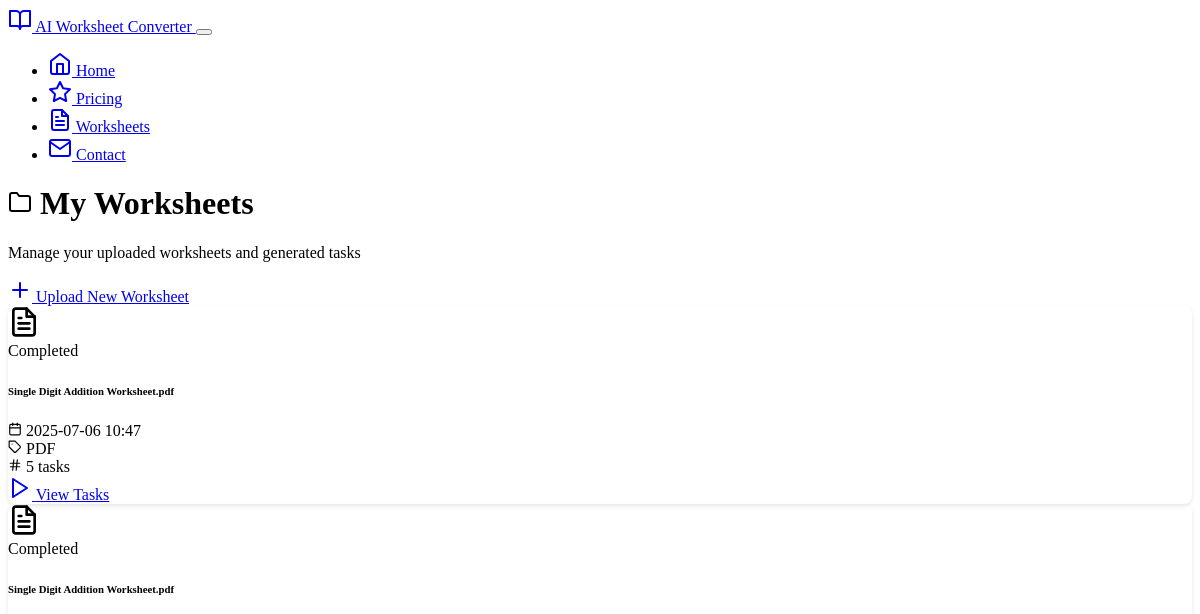
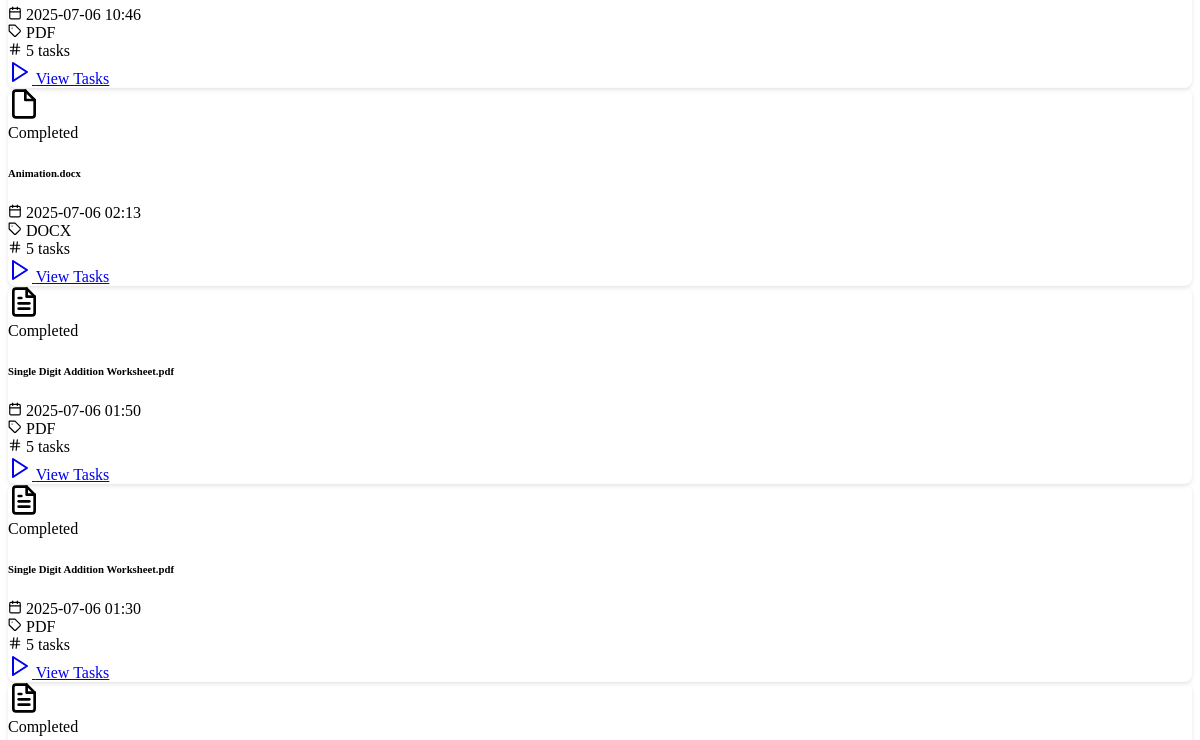
/worksheets (upper part), run on an earlier commit of the app's database (2 pictures, top to bottom).
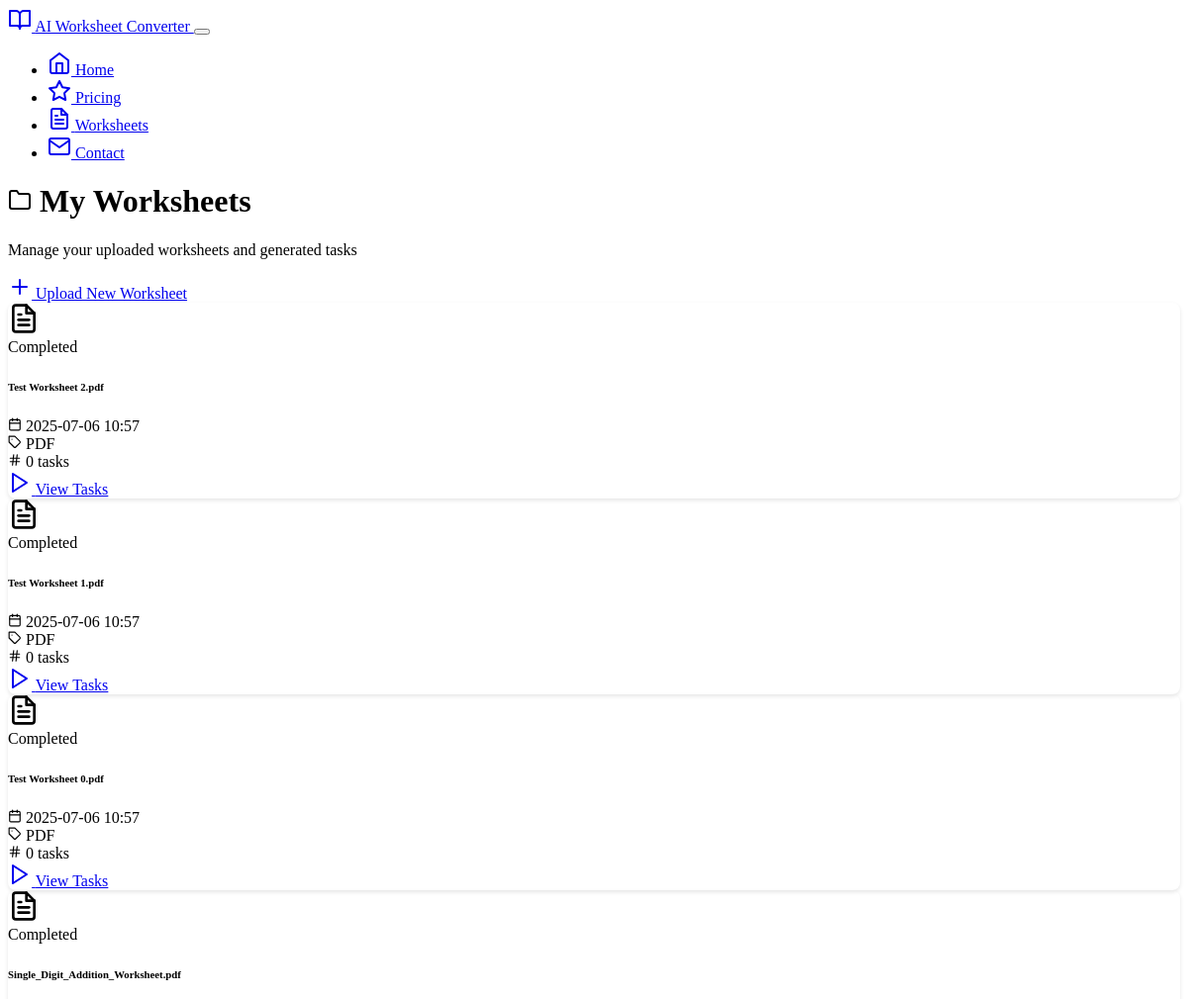
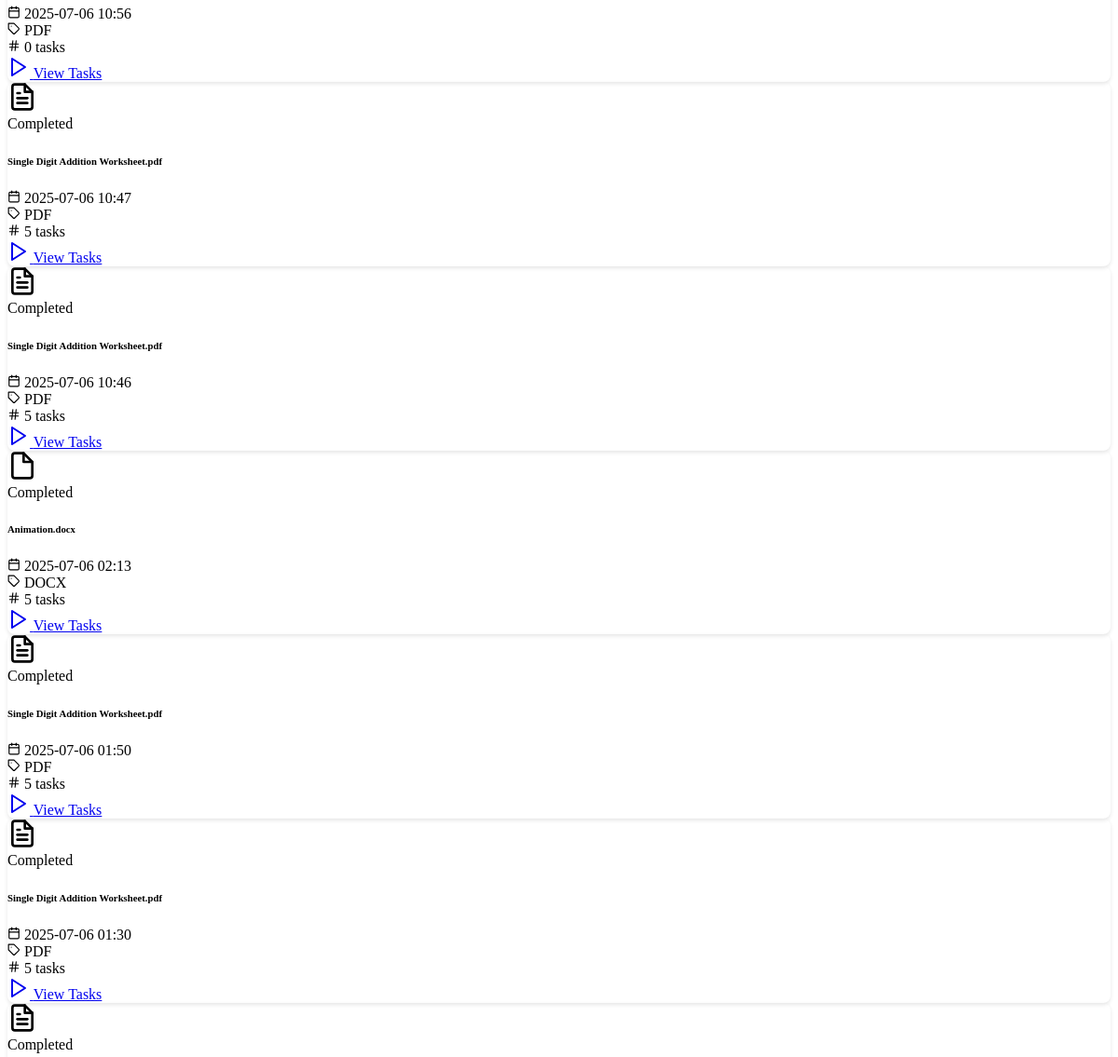
And on a later commit of the database (2 pictures, top to bottom).
### models.py (models this page shows)
class Worksheet(db.Model):
    id = db.Column(db.Integer, primary_key=True)
    filename = db.Column(db.String(255), nullable=False)
    original_filename = db.Column(db.String(255), nullable=False)
    file_type = db.Column(db.String(10), nullable=False)  # 'pdf' or 'docx'
    extracted_text = db.Column(Text)
    upload_date = db.Column(db.DateTime, default=datetime.utcnow)
    processing_status = db.Column(db.String(20), default='pending')  # pending, processing, completed, failed
    user_id = db.Column(db.Integer, db.ForeignKey('user.id'), nullable=True)  # Link to user
    tasks = db.relationship('Task', backref='worksheet', lazy=True, cascade='all, delete-orphan')

### routes/tasks.py (the view)
@tasks_bp.route('/worksheets')
def list_worksheets():
    try:
        worksheets = Worksheet.query.order_by(Worksheet.upload_date.desc()).all()
        return render_template('worksheets.html', worksheets=worksheets)
    except Exception as e:
        logger.error(f"Error listing worksheets: {str(e)}")
        flash(f'Error loading worksheets: {str(e)}', 'error')
        return redirect(url_for('index'))

### templates/worksheets.html (shortened to what this page needs)
{% extends "base.html" %}
{% block content %}
<div class="row">
    <div class="col-lg-10 mx-auto">
        <div class="d-flex justify-content-between align-items-center mb-4">
            <div>
                <h1 class="h3 mb-1">
                    <i data-feather="folder" class="me-2"></i>
                    My Worksheets
                </h1>
                <p class="text-muted mb-0">Manage your uploaded worksheets and generated tasks</p>
            </div>
            <div>
                <a href="{{ url_for('index') }}" class="btn btn-primary">
                    <i data-feather="plus" class="me-1"></i>
                    Upload New Worksheet
                </a>
            </div>
        </div>
        {% if worksheets %}
            <div class="row">
                {% for worksheet in worksheets %}
                    <div class="col-md-6 col-lg-4 mb-4">
                        <div class="card h-100">
                            <div class="card-body">
                                <div class="d-flex justify-content-between align-items-start mb-3">
                                    <div class="file-icon">
                                        {% if worksheet.file_type == 'pdf' %}
                                            <i data-feather="file-text" class="text-danger" style="width: 32px; height: 32px;"></i>
                                        {% else %}
                                            <i data-feather="file" class="text-primary" style="width: 32px; height: 32px;"></i>
                                        {% endif %}
                                    </div>
                                    <span class="badge bg-{{ 'success' if worksheet.processing_status == 'completed' else 'warning' if worksheet.processing_status == 'processing' else 'danger' }}">
                                        {{ worksheet.processing_status.title() }}
                                    </span>
                                </div>
                                <h6 class="card-title text-truncate" title="{{ worksheet.original_filename }}">
                                    {{ worksheet.original_filename }}
                                </h6>
                                <div class="card-text text-muted small mb-3">
                                    <div class="mb-1">
                                        <i data-feather="calendar" class="me-1" style="width: 14px; height: 14px;"></i>
                                        {{ worksheet.upload_date.strftime('%Y-%m-%d %H:%M') }}
                                    </div>
                                    <div class="mb-1">
                                        <i data-feather="tag" class="me-1" style="width: 14px; height: 14px;"></i>
                                        {{ worksheet.file_type.upper() }}
                                    </div>
                                    <div>
                                        <i data-feather="hash" class="me-1" style="width: 14px; height: 14px;"></i>
                                        {{ worksheet.tasks|length }} tasks
                                    </div>
                                </div>
                            </div>
                            <div class="card-footer bg-transparent">
                                {% if worksheet.processing_status == 'completed' %}
                                    <a href="{{ url_for('tasks.view_tasks', worksheet_id=worksheet.id) }}"
                                       class="btn btn-primary btn-sm w-100">
                                        <i data-feather="play" class="me-1"></i>
                                        View Tasks
                                    </a>
                                {% elif worksheet.processing_status == 'processing' %}
                                    <button class="btn btn-warning btn-sm w-100" disabled>
                                        <span class="spinner-border spinner-border-sm me-2" role="status"></span>
                                        Processing...
                                    </button>
                                {% else %}
                                    <button class="btn btn-danger btn-sm w-100" disabled>
                                        <i data-feather="alert-circle" class="me-1"></i>
                                        Processing Failed
                                    </button>
                                {% endif %}
                            </div>
                        </div>
                    </div>
                {% endfor %}
            </div>
        {% endif %}
    </div>
</div>
{% endblock %}

### templates/base.html (shortened to what this page needs)
<!DOCTYPE html>
<html lang="en" data-bs-theme="dark">
<head>
    <link href="https://cdn.replit.com/agent/bootstrap-agent-dark-theme.min.css" rel="stylesheet">
    <link rel="stylesheet" href="{{ url_for('static', filename='css/custom.css') }}">
</head>
<body>
    <nav class="navbar navbar-expand-lg navbar-dark bg-dark">
        <div class="container">
            <a class="navbar-brand" href="{{ url_for('index') }}">
                <i data-feather="book-open" class="me-2"></i>
                AI Worksheet Converter
            </a>
            <button class="navbar-toggler" type="button" data-bs-toggle="collapse" data-bs-target="#navbarNav">
            </button>
            <div class="collapse navbar-collapse" id="navbarNav">
                <ul class="navbar-nav ms-auto">
                    <li class="nav-item">
                        <a class="nav-link" href="{{ url_for('index') }}">
                            <i data-feather="home" class="me-1"></i>
                            Home
                        </a>
                    </li>
                    <li class="nav-item">
                        <a class="nav-link" href="{{ url_for('subscription.pricing') }}">
                            <i data-feather="star" class="me-1"></i>
                            Pricing
                        </a>
                    </li>
                    <li class="nav-item">
                        <a class="nav-link" href="{{ url_for('tasks.list_worksheets') }}">
                            <i data-feather="file-text" class="me-1"></i>
                            Worksheets
                        </a>
                    </li>
                    <li class="nav-item">
                        <a class="nav-link" href="{{ url_for('contact.contact') }}">
                            <i data-feather="mail" class="me-1"></i>
                            Contact
                        </a>
                    </li>
                </ul>
            </div>
        </div>
    </nav>
    <main class="container my-4">
        {% block content %}{% endblock %}
    </main>
</body>
</html>

### static/css/custom.css (style rules this page uses)
:root { --task-border-radius: 8px; --task-shadow: 0 2px 4px rgba(0, 0, 0, 0.1); --success-color: #22c55e; --error-color: #ef4444; --warning-color: #f59e0b; }
.btn { border-radius: 6px; font-weight: 500; transition: all 0.2s ease; }
.card { border-radius: var(--task-border-radius); box-shadow: var(--task-shadow); transition: all 0.3s ease; }

What changed in the data, as far as the page shows it:
added Worksheet: processing_status "Completed", original_filename "Test Worksheet 2.pdf", upload_date "2025-07-06 10:57", file_type "PDF", tasks|length "0"
added Worksheet: processing_status "Completed", original_filename "Test Worksheet 1.pdf", upload_date "2025-07-06 10:57", file_type "PDF", tasks|length "0"
added Worksheet: processing_status "Completed", original_filename "Test Worksheet 0.pdf", upload_date "2025-07-06 10:57", file_type "PDF", tasks|length "0"
added Worksheet: processing_status "Completed", original_filename "Single_Digit_Addition_Worksheet.pdf", upload_date "2025-07-06 10:56", file_type "PDF", tasks|length "0"
